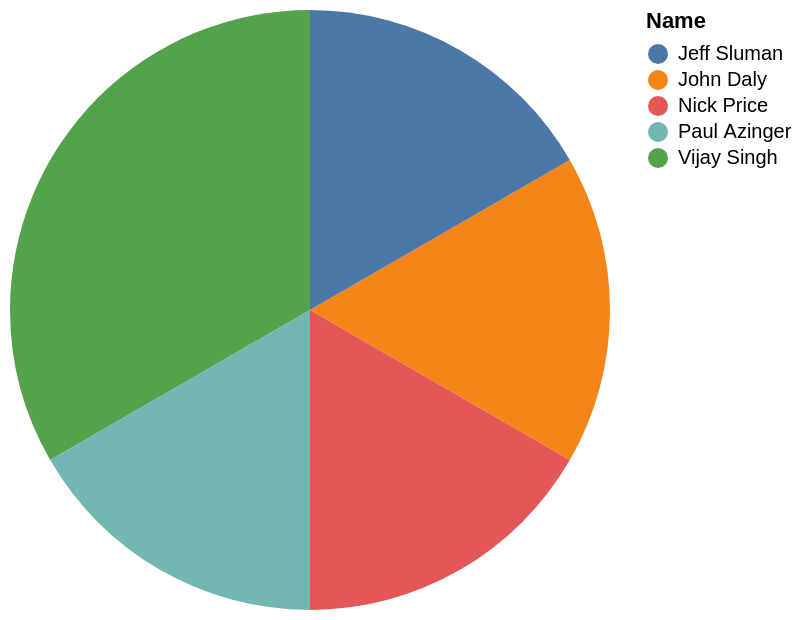

The specification (Vega-Lite) saved for this image:
### Vega-Lite specification from a JSON file in a GitHub repository (floating-point values rounded to 4 significant figures)
{"data": {"values": [{"x_data": "Vijay Singh", "y_data": 2}, {"x_data": "John Daly", "y_data": 1}, {"x_data": "Paul Azinger", "y_data": 1}, {"x_data": "Jeff Sluman", "y_data": 1}, {"x_data": "Nick Price", "y_data": 1}]}, "mark": "arc", "encoding": {"theta": {"field": "y_data", "type": "quantitative", "title": "count(*)"}, "color": {"field": "x_data", "type": "nominal", "title": "Name"}}}
